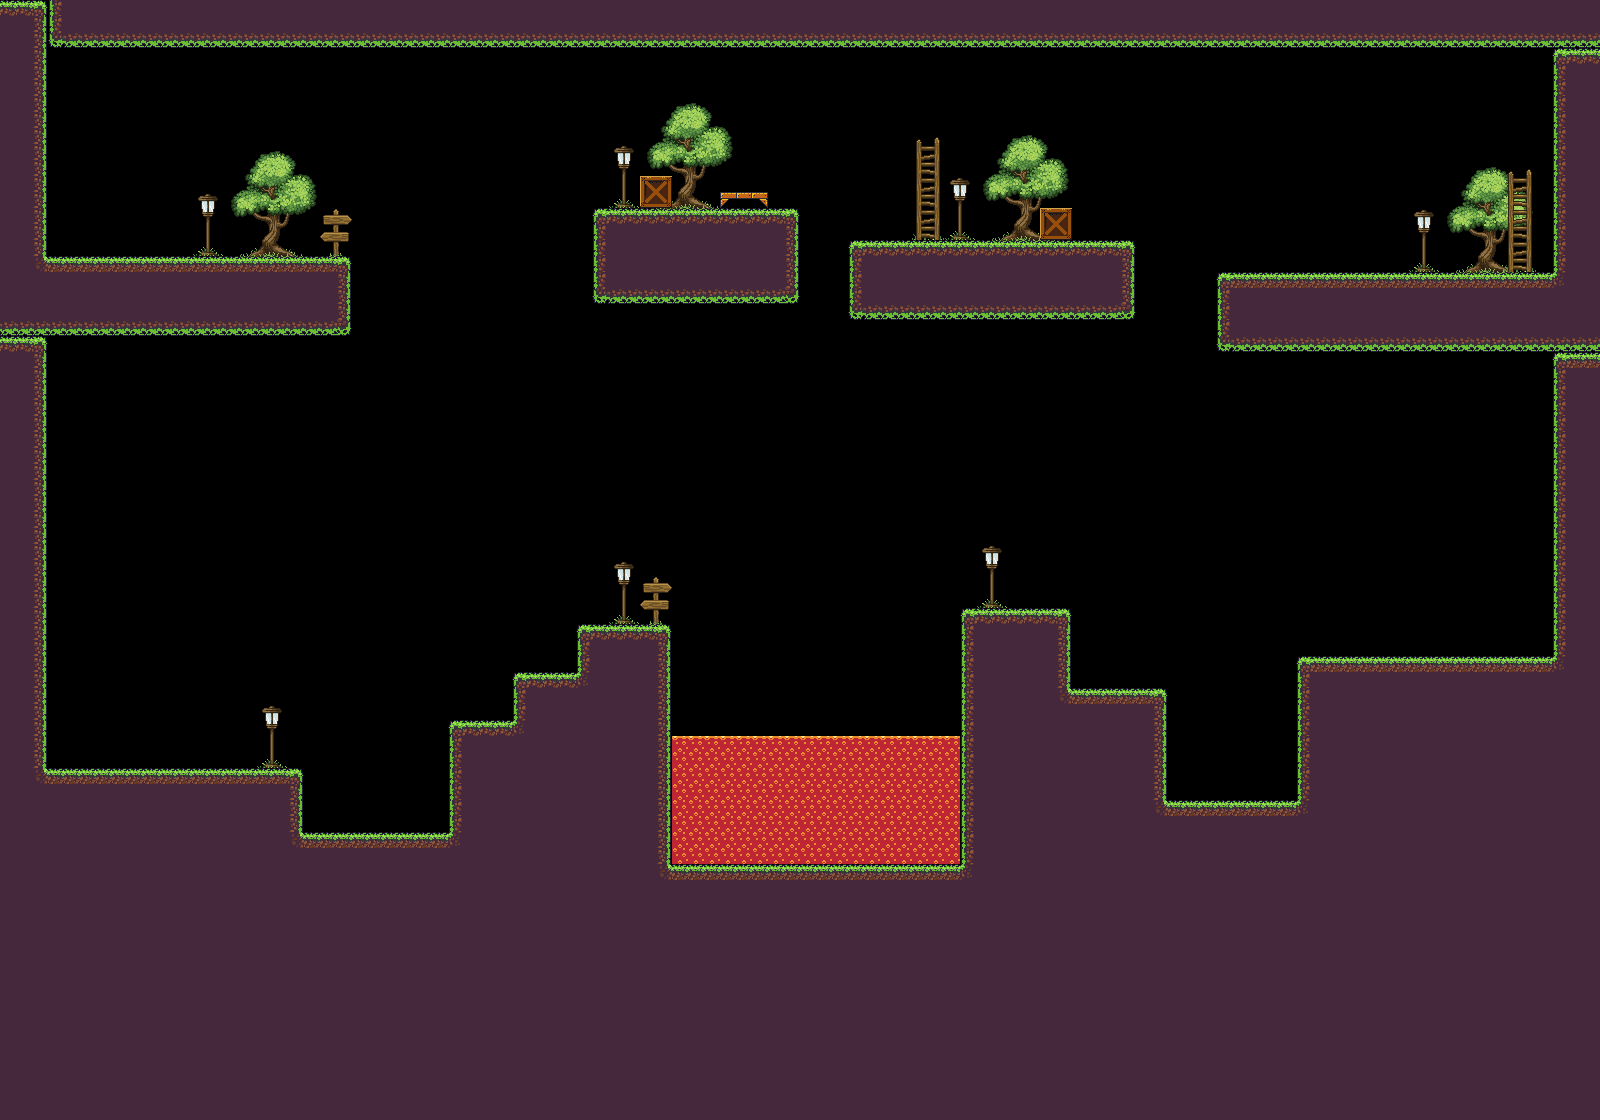

The image is a tile-based game level rendered from a .tmx file. Its description and source (layers, tilesets, objects; grid data summarised) follow:
An orthogonal 100x70 tile map with 16x16 px tiles, 2 tile layers (World Background, Player Path) and 6 objects (3x Coins, Platform1, Platform2, Spawn Point).

<map version="1.2" tiledversion="1.3.2" orientation="orthogonal" renderorder="right-down" compressionlevel="0" width="100" height="70" tilewidth="16" tileheight="16" infinite="0" nextlayerid="6" nextobjectid="23">
 <editorsettings>
  <export target="LevelA2.json" format="json" />
 </editorsettings>
 <tileset firstgid="1" name="TilesSet16x16(E)" tilewidth="16" tileheight="16" tilecount="8640" columns="108">
  <image source="TilesSet16x16(E).png" width="1728" height="1280" />
 </tileset>
 <layer id="2" name="World Background" width="100" height="70" locked="1">
  <data>[7000 cells, 255 non-empty, 62 distinct tile ids]</data>
 </layer>
 <layer id="1" name="Player Path" width="100" height="70" locked="1">
  <data>[7000 cells, 3463 non-empty, 37 distinct tile ids]</data>
 </layer>
 <objectgroup id="3" name="Collectibles" locked="1">
  <object id="18" name="Coins" x="60.833" y="221" width="21.1666" height="22.6667">
   <ellipse />
  </object>
  <object id="20" name="Coins" x="1501.5" y="609" width="23.5" height="22">
   <ellipse />
  </object>
  <object id="22" name="Coins" x="1466.25" y="609.667" width="23.5" height="20.6667">
   <ellipse />
  </object>
 </objectgroup>
 <objectgroup id="5" name="Platform" locked="1">
  <object id="14" name="Platform1" x="390" y="242.667" width="176.667" height="50" />
  <object id="15" name="Platform2" x="694" y="659.333" width="144.667" height="36.6667" />
 </objectgroup>
 <objectgroup id="4" name="SpawnPoint" locked="1">
  <object id="17" name="Spawn Point" x="207.667" y="762.667">
   <point />
  </object>
 </objectgroup>
</map>
